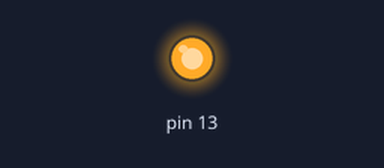
This sketch was run on a simulated Arduino Uno, built with avr-gcc and run on an emulated ATmega328P. Shown: output pins drawn as LEDs (lit = HIGH). The local clock reads 2024-03-15 10:24:30 at power-on unless the sketch sets it; random numbers use the default seed unless the sketch sets one.

Above: at 0.1 s.
Timing chart, 0 to 1.6 s (numbered marks = the images above):
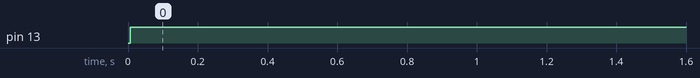

Measured:
- by itself, pin 13: LOW → HIGH at 0.01 s

The sketch:

temporizzatore.ino
```cpp
//#include <SPI.h>
//#include <Dhcp.h>
//#include <Dns.h>
#include <Wire.h>
#include <String.h>
#include "RTClib.h"
//#include <Ethernet.h>
//#include <EthernetClient.h>
//#include <Temboo.h>
//#include "TembooAccount.h" // Contains Temboo account information

#define BUFFER_SIZE 20
#define STATE_OFF  0
#define STATE_ON   1

// Buffer for incoming data
char serial_buffer[BUFFER_SIZE];
int buffer_position;


//Giornate di programmazione
const int numeroProgrammazioni = 4;
String lunedi[numeroProgrammazioni] = {
  "21:35", "20:30","20:35","20:40"};
String martedi[numeroProgrammazioni] = {
  "11:00", "11:35","13:10","13:50"};
String mercoledi[numeroProgrammazioni] = {
  "20:55", "19:58","20:00","20:05"};
String giovedi[numeroProgrammazioni] = {
  "10:00", "10:35","17:10","20:00"};
String venerdi[numeroProgrammazioni] = {
  "10:00", "10:35","14:10","15:00"};
String sabato[numeroProgrammazioni] = {
  "18:15", "18:20","18:22","18:25"};
String domenica[numeroProgrammazioni] = {
  "10:00", "10:35","12:10","15:00"};
bool isRandom= false;
//Fine giornate di programmazione

RTC_DS1307 rtc;
int fsm_state;
String START_TIME;
String END_TIME;
int nSize = numeroProgrammazioni / 2;
String giornoTemp[numeroProgrammazioni];

void setup () {
  //Serial.println("Inizio Setup");
  fsm_state = STATE_OFF;
  Serial.begin(57600);
#ifdef AVR
  Wire.begin();
#else
  Wire1.begin(); // Shield I2C pins connect to alt I2C bus on Arduino Due
#endif

  buffer_position = 0;
  rtc.begin();

  if (! rtc.isrunning()) {
    //Serial.println("RTC is NOT running!");
    //setto la data prendendola da internet!! con temboo (https://www.temboo.com/library/Library/Utilities/Dates/GetDate/)
    // o la prendo da GUI
    String DataRecuperata = "2015-03-11 16:02:06";

    //rtc.adjust(DateTime(DataRecuperata));
    // This line sets the RTC with an explicit date & time, for example to set
    // January 21, 2014 at 3am you would call:
    //    rtc.adjust(DateTime(DataRecuperata.substring(0, 3).toInt() , DataRecuperata.substring(5, 6).toInt() , DataRecuperata.substring(8, 9).toInt() , DataRecuperata.substring(11, 12).toInt() , DataRecuperata.substring(14, 15).toInt() , DataRecuperata.substring(17, 18).toInt() ));
    //rtc.adjust(DateTime(F(__DATE__), F(__TIME__)));
    rtc.adjust(DateTime(2015, 3, 21, 18, 2, 0));
  }

  pinMode(13,OUTPUT);
}

void loop () {
  if (Serial.available() > 0) {
    // Read the incoming character
    char incoming_char = Serial.read();

    //Richiesta handshake
    if(serial_buffer[0] == '#' && serial_buffer[1] == '#')
      Serial.println("!!");

    // End of line?
    if(incoming_char == '\n') {
      if(serial_buffer[0] == '#' && serial_buffer[1] == 'T') {

        String time_string = String(serial_buffer);
        int day = time_string.substring(2, 4).toInt();
        int month = time_string.substring(4, 6).toInt();
        int year = time_string.substring(6, 10).toInt();
        int hour = time_string.substring(10, 12).toInt();
        int minute = time_string.substring(12, 14).toInt();
        int second = time_string.substring(14, 16).toInt();
        DateTime set_time = DateTime(year, month, day, hour, minute, second);
        rtc.adjust(set_time);
        Serial.println("OK");
      }
      else if(serial_buffer[0] == '#' && serial_buffer[1] == 'P') {
        String time_string = String(serial_buffer);
        //Ricevo da GUI per programmazione
        //#P01000110015001900    è lunedi dalle 10 alle 11 dalle 15 alle 19
        //#P11000110015001900    è martedi dalle 10 alle 11 dalle 15 alle 19
        Serial.println(time_string);
        Serial.println("#OK0");
        //settaProgrammazione(time_string);
      }
      else if(serial_buffer[0] == '#' && serial_buffer[1] == 'P') {
        //Ritorna programmazione alla GUI
        Serial.println("P11000110015001900");      //inviata la programmazione del martedi alla GUI
      }

      // Reset the buffer
      buffer_position = 0;
    }
    // Carriage return, do nothing
    else if(incoming_char == '\r');

    // Normal character
    else {

      // Buffer full, we need to reset it
      if(buffer_position == BUFFER_SIZE - 1) buffer_position = 0;

      // Store the character in the buffer and move the index
      serial_buffer[buffer_position] = incoming_char;
      buffer_position++;
    }
  }
  else{
    // Fine serial avaible


      // Ricavo il time attuale
    DateTime now = rtc.now();
    /*Serial.println("data attuale");
     Serial.print(now.year(), DEC);
     Serial.print('/');
     Serial.print(now.month(), DEC);
     Serial.print('/');
     Serial.print(now.day(), DEC);
     Serial.print(' ');
     Serial.print(now.hour(), DEC);
     Serial.print(':');
     Serial.print(now.minute(), DEC);
     Serial.print(':');
     Serial.print(now.second(), DEC);
     Serial.println();*/

    int giorno = now.dayOfWeek();      //0 = lunedi 1 = martedi 2 = mercoledi ....
    //Serial.println( giorno);
    if (giorno == 1){                  //lunedi
      memcpy(giornoTemp,lunedi, sizeof(lunedi));
    }
    else if (giorno == 2){            //martedi
      memcpy(giornoTemp,martedi, sizeof(martedi));
    }
    else if (giorno == 3){            //mercoledi
      memcpy(giornoTemp,mercoledi, sizeof(mercoledi));
    }
    else if (giorno == 4){            //giovedi
      memcpy(giornoTemp,giovedi, sizeof(giovedi));
    }
    else if (giorno == 5){            //venerdi
      memcpy(giornoTemp,venerdi, sizeof(venerdi));
    }
    else if (giorno == 6){            //sabato
      memcpy(giornoTemp,sabato, sizeof(sabato));
    }
    else if (giorno == 7){            //domenica
      memcpy(giornoTemp,domenica, sizeof(domenica));
    }


    //verifico lo stato che dovrà assumere
    int isON = 0;
    //Serial.println("nSize ");
    //Serial.println(nSize);
    for (int i= 0; i< nSize;i++){
      //Serial.println("Ciclo ");
      //Serial.println(i);
      //Serial.println("giornoTemp");
      //Serial.println(giornoTemp[i]);
      START_TIME = giornoTemp[i*2];
      END_TIME = giornoTemp[(i*2)+1];
      isON = setStatus(now,START_TIME,END_TIME);
      //Serial.println("IS ON");
      //Serial.println(isON);

      if (isON == 1)
      {
        //Serial.println("=============Accendo============");
        //Accendo quello che voglio fare
        // break;
      }
      else{
        //Serial.println("=============Spengo=============");
      }

      gestisciCarico(isON);
    } //end for
  }
  delay(3000);
}


int setStatus(DateTime timeOra, String START_TIME, String END_TIME)
{
  //recupero l'ora
  DateTime dSTART_TIME = DateTime(timeOra.year(),timeOra.month(),timeOra.day(),START_TIME.substring(0, 2).toInt(),START_TIME.substring(3, 5).toInt(),0);
  DateTime dEND_TIME = DateTime(timeOra.year(),timeOra.month(),timeOra.day(),END_TIME.substring(0, 2).toInt(),END_TIME.substring(3, 5).toInt(),0);
  long lSTART_TIME = dSTART_TIME.unixtime();
  long lEND_TIME = dEND_TIME.unixtime();


  /*Serial.println("timeOra");
  Serial.print(timeOra.year(), DEC);
  Serial.print('/');
  Serial.print(timeOra.month(), DEC);
  Serial.print('/');
  Serial.print(timeOra.day(), DEC);
  Serial.print(' ');
  Serial.print(timeOra.hour(), DEC);
  Serial.print(':');
  Serial.print(timeOra.minute(), DEC);
  Serial.print(':');
  Serial.print(timeOra.second(), DEC);
  Serial.println();
  Serial.println("timeOra FINE");


  Serial.println("dSTART_TIME");
  Serial.print(dSTART_TIME.year(), DEC);
  Serial.print('/');
  Serial.print(dSTART_TIME.month(), DEC);
  Serial.print('/');
  Serial.print(dSTART_TIME.day(), DEC);
  Serial.print(' ');
  Serial.print(dSTART_TIME.hour(), DEC);
  Serial.print(':');
  Serial.print(dSTART_TIME.minute(), DEC);
  Serial.print(':');
  Serial.print(dSTART_TIME.second(), DEC);
  Serial.println();
  Serial.println("dSTART_TIME FINE");


  Serial.println("dEND_TIME");
  Serial.print(dEND_TIME.year(), DEC);
  Serial.print('/');
  Serial.print(dEND_TIME.month(), DEC);
  Serial.print('/');
  Serial.print(dEND_TIME.day(), DEC);
  Serial.print(' ');
  Serial.print(dEND_TIME.hour(), DEC);
  Serial.print(':');
  Serial.print(dEND_TIME.minute(), DEC);
  Serial.print(':');
  Serial.print(dEND_TIME.second(), DEC);
  Serial.println();
  Serial.println("dEND_TIME FINE");

  Serial.println();
  Serial.println("dSTART_TIME UNIXTIME");
  Serial.println("dSTART_TIME UNIXTIME");
*/

  if (isRandom == true)
  {
    long casuale = random(0, 20);
    //TODO: aggiungere a dSTART_TIME e dEND_TIME
    lSTART_TIME = dSTART_TIME.unixtime() + casuale;
    lEND_TIME = dEND_TIME.unixtime() + casuale;
  }

/*  Serial.println("fsm_state");
  Serial.println(fsm_state);

  Serial.println("timeOra Unix");
  Serial.println(timeOra.unixtime());
  Serial.println("lSTART_TIME Unix");
  Serial.println(lSTART_TIME);
  Serial.println("lEND_TIME Unix");
  Serial.println(lEND_TIME);*/

  switch(fsm_state) {
  case STATE_OFF:
    if(timeOra.unixtime() > lSTART_TIME && timeOra.unixtime() < lEND_TIME) {
      fsm_state = STATE_ON;
      //Serial.println("caso 1");
    }
    break;
  case STATE_ON:
    if(timeOra.unixtime() > lEND_TIME) {
      fsm_state = STATE_OFF;
      //Serial.println("caso 2");
    }
    break;
  }

  return fsm_state;
}

bool settaProgrammazione(String stringa)
{
  //P01000110015001900
  char giornoSettimana = stringa.charAt(1);  //0= lunedi   1 = Martedi
  if (giornoSettimana == '0')    //Lunedi
  {
    lunedi[0] = stringa.substring(2,3) + ":" + stringa.substring(4,5);
    lunedi[1] = stringa.substring(6,7) + ":" + stringa.substring(8,9);
    lunedi[2] = stringa.substring(10,11) + ":" + stringa.substring(12,13);
    lunedi[3] = stringa.substring(14,15) + ":" + stringa.substring(16,17);
  }
}

void gestisciCarico(int isON)
{
  if (isON == 1){
    digitalWrite(13,HIGH);
  }
  else
  {
    digitalWrite(13,LOW);
  }
}
```
